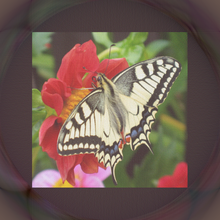
%> input picture test_rgb.png, 220 x 220 px, shrunk from 658 x 658 before the run
$ octave blur.m   (GNU Octave 9; MATLAB toolbox functions it lacks are replaced by stand-ins)
%> lines starting %> are read from the running program, lines starting %| are printed output that depends on the picture
clc;

clear;

img = imread('test_rgb.png');
%> img is the input picture: size 220x220x3 uint8; mean R, G, B 111.5, 91.7, 82.2

grey_img = rgb2gray(img);
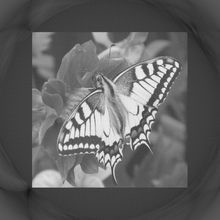
%> grey_img: size 220x220 uint8; min 20, max 248, mean 96.6

filtered_image = zeros(size(grey_img), 'uint8');

% STANDARD KERNELS

% Note: Kernel can be any 3x3 matrix

% Average Blur Filter
%kernel = fspecial('average', [3 3]); % OR kernel = (1/9)*ones(3,3);

% Gaussian Blur Filter
kernel = fspecial('gaussian', [3 3], 5);

% Sharpening Filter
%kernel = [ 0, -1, 0; -1, 1.5, -1; 0, -1, 0];

for i=1:size(grey_img, 1)-2
    for j=1:size(grey_img, 2)-2
        sum = 0;
        for k=1:3
            for l=1:3
                product = kernel(k, l) * grey_img(i+k-1, j+l-1);
                sum = sum + product;
            end
        end
        filtered_image(i+1, j+1) = sum;
    end
end
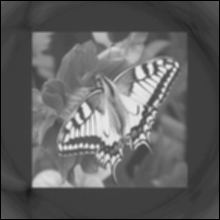
%> filtered_image: size 220x220 uint8; min 0, max 235, mean 95.3

figure
imshow(grey_img);
title('Before Applying Filter');

figure
imshow(filtered_image);
title('After Applying Filter');
